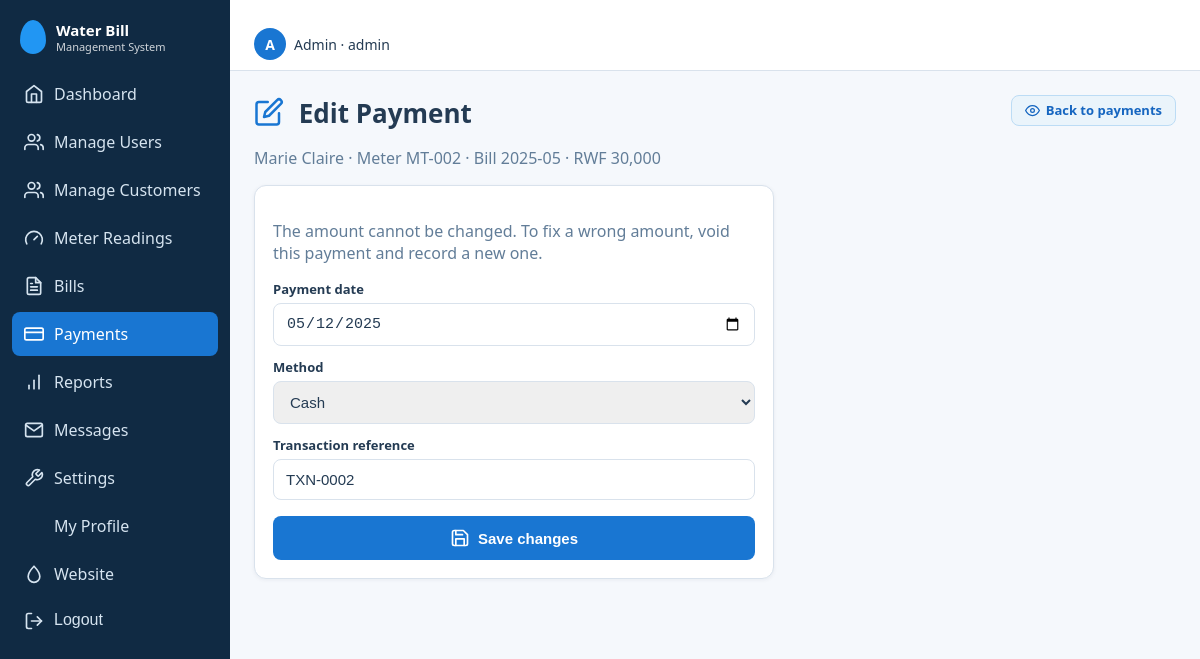
Page /index.php?r=payments/edit&id=2 (signed in) on the committed database.
### tables this page shows
CREATE TABLE payments (
  payment_id            INT UNSIGNED NOT NULL AUTO_INCREMENT,
  bill_id               INT UNSIGNED NOT NULL,
  amount_paid           DECIMAL(12,2) NOT NULL,
  payment_date          DATE NOT NULL,
  payment_method        ENUM('Cash','Mobile Money','Bank Transfer','Card') NOT NULL,
  transaction_reference VARCHAR(60) NULL,
  recorded_by           INT UNSIGNED NOT NULL,
  status                ENUM('Completed','Voided','Pending','Rejected') NOT NULL DEFAULT 'Completed',   
  created_at            TIMESTAMP NOT NULL DEFAULT CURRENT_TIMESTAMP,
  PRIMARY KEY (payment_id),
  UNIQUE KEY uq_txn_ref (transaction_reference),
  KEY idx_payments_bill (bill_id),
  KEY idx_payments_user (recorded_by)
);

CREATE TABLE customers (
  customer_id INT UNSIGNED NOT NULL AUTO_INCREMENT,
  user_id     INT UNSIGNED NULL,                     
  full_name   VARCHAR(120) NOT NULL,
  meter_no    VARCHAR(30)  NOT NULL,
  address     VARCHAR(255) NOT NULL,
  phone       VARCHAR(25)  NULL,
  is_active   TINYINT(1) NOT NULL DEFAULT 1,         
  created_at  TIMESTAMP NOT NULL DEFAULT CURRENT_TIMESTAMP,
  updated_at  TIMESTAMP NOT NULL DEFAULT CURRENT_TIMESTAMP ON UPDATE CURRENT_TIMESTAMP,
  PRIMARY KEY (customer_id),
  UNIQUE KEY uq_customers_user (user_id),
  UNIQUE KEY uq_customers_meter (meter_no),
  KEY idx_customers_name (full_name)
);

CREATE TABLE bills (
  bill_id          INT UNSIGNED NOT NULL AUTO_INCREMENT,
  customer_id      INT UNSIGNED NOT NULL,
  reading_id       INT UNSIGNED NOT NULL,
  billing_month    CHAR(7) NOT NULL,                 
  previous_reading DECIMAL(12,2) NOT NULL,           
  current_reading  DECIMAL(12,2) NOT NULL,
  units_used       DECIMAL(12,2) NOT NULL,
  unit_rate        DECIMAL(12,2) NOT NULL,           
  fixed_charge     DECIMAL(12,2) NOT NULL DEFAULT 0,
  tax_amount       DECIMAL(12,2) NOT NULL DEFAULT 0,
  total_amount     DECIMAL(12,2) NOT NULL,
  amount_paid      DECIMAL(12,2) NOT NULL DEFAULT 0,
  status           ENUM('Unpaid','Partially Paid','Paid','Cancelled') NOT NULL DEFAULT 'Unpaid',
  due_date         DATE NOT NULL,
  created_at       TIMESTAMP NOT NULL DEFAULT CURRENT_TIMESTAMP,
  PRIMARY KEY (bill_id),
  UNIQUE KEY uq_bill_customer_month (customer_id, billing_month),    
  KEY idx_bills_reading (reading_id),
  KEY idx_bills_status (status),
  KEY idx_bills_due (due_date)
);

### app/core/Controller.php (called while the page is built, shortened)
<?php
abstract class Controller {
    protected function view(string $__view, array $__data = []): void {
        $__layout = APP_ROOT . '/app/views/layout/' . ($__data['layout'] ?? (user() ? 'app' : 'auth')) . '.php';
        extract($__data, EXTR_SKIP);
        require $__layout;
    }
}

### app/controllers/PaymentController.php (called while the page is built, shortened)
<?php
class PaymentController extends Controller {
    function edit() {
        $this->need('admin'); $p = Bill::findPayment((int)($_GET['id'] ?? 0)); if (!$p) { http_response_code(404); exit('Not found'); }
        $this->view('payments/edit', ['title' => 'Edit Payment', 'p' => $p, 'errors' => []]);
    }
}

### public/index.php (called while the page is built, shortened)
<?php
require __DIR__ . '/../app/helpers/core.php';
$r = trim((string)($_GET['r'] ?? (user() ? 'dashboard/index' : 'home/index')), '/');
[$c, $a] = array_pad(explode('/', $r, 2), 2, 'index');
try {
    (new $cls)->$a();
} catch (Throwable $t) { error_log((string)$t); http_response_code(500); (new ErrorController)->failure(); }

### app/config/database.php (called while the page is built)
<?php
function db(): PDO {
    static $pdo = null;
    if ($pdo) return $pdo;
    $f = __DIR__ . '/database.local.php';
    $c = is_file($f) ? require $f : ['host'=>'127.0.0.1','name'=>'water_bill_management','user'=>'root','pass'=>''];
    try {
        $pdo = new PDO("mysql:host={$c['host']};dbname={$c['name']};charset=utf8mb4", $c['user'], $c['pass'], [
            PDO::ATTR_ERRMODE => PDO::ERRMODE_EXCEPTION,
            PDO::ATTR_DEFAULT_FETCH_MODE => PDO::FETCH_ASSOC,
            PDO::ATTR_EMULATE_PREPARES => false,
        ]);
    } catch (PDOException $e) {
        error_log($e->getMessage());
        http_response_code(500);
        exit('Database connection failed. Check app/config/database.php');
    }
    return $pdo;
}

### app/core/Model.php (called while the page is built, shortened)
<?php
abstract class Model {
    public static function q(string $sql, array $p = []): PDOStatement { $s = db()->prepare($sql); $s->execute($p); return $s; }
}

### app/models/Bill.php (called while the page is built, shortened)
<?php
class Bill extends Model {
    static function findPayment(int $pid): ?array { return self::q('SELECT p.*,b.billing_month,c.full_name,c.meter_no FROM payments p JOIN bills b USING(bill_id) JOIN customers c ON c.customer_id=b.customer_id WHERE p.payment_id=?', [$pid])->fetch() ?: null; }
}

### app/views/payments/edit.php (the view, shortened to what this page needs)
<div class="head"><div><h1><?= icon('edit') ?> Edit Payment</h1><p class="muted"><?= e($p['full_name']) ?> · Meter <?= e($p['meter_no']) ?> · Bill <?= e($p['billing_month']) ?> · <?= e(money($p['amount_paid'])) ?></p></div><?= act_link('view', 'Back to payments', url('payments/index')) ?></div>
<div class="panel narrow"><p class="muted">The amount cannot be changed. To fix a wrong amount, void this payment and record a new one.</p>
<form method="post" action="<?= url('payments/update') ?>" data-validate><?= csrf_field() ?><input type="hidden" name="id" value="<?= (int)$p['payment_id'] ?>">
<label for="pd">Payment date</label><input id="pd" type="date" name="payment_date" required max="<?= date('Y-m-d') ?>" value="<?= e($p['payment_date']) ?>">
<label for="pm">Method</label><select id="pm" name="method" required><?php foreach (['Cash', 'Mobile Money', 'Bank Transfer', 'Card'] as $m): ?><option <?= $p['payment_method'] === $m ? 'selected' : '' ?>><?= $m ?></option><?php endforeach; ?></select>
<label for="pr">Transaction reference</label><input id="pr" name="reference" maxlength="60" value="<?= e($p['transaction_reference']) ?>"><button class="btn"><?= icon('save') ?>Save changes</button></form></div>

### public/assets/css/style.css (style rules this page uses)
:root { --primary:#1976D2;--navy:#102A43;--sec:#2196F3;--light:#EAF4FB;--bg:#F5F8FC;--text:#243B53;--muted:#627D98;--ok:#2EAD68;--warn:#F59E0B;--err:#DC3545;--border:#D9E2EC }
* { box-sizing:border-box }
body { margin:0;font-family:Segoe UI,Roboto,Arial,sans-serif;background:var(--bg);color:var(--text);overflow-x:hidden }
h1 { margin:0 0 4px;font-size:26px }
.muted { color:var(--muted) }
.panel { background:#fff;border:1px solid var(--border);border-radius:12px;padding:18px;box-shadow:0 1px 4px rgba(16,42,67,.06);margin-bottom:16px }
label { display:block;font-size:13px;font-weight:600;margin:12px 0 5px }
input,select { width:100%;padding:11px 12px;border:1px solid var(--border);border-radius:8px;font-size:15px;color:var(--text) }
.btn { background:var(--primary);color:#fff;border:0;border-radius:8px;padding:12px 18px;font-size:15px;font-weight:600;cursor:pointer;width:100%;margin-top:16px }
.head { display:flex;justify-content:space-between;align-items:flex-start;gap:12px;flex-wrap:wrap }
.narrow { max-width:520px }
html { scroll-behavior:smooth }
input[type=date],input[type=month] { min-width:160px }

### rows in the picture
payments: customers.full_name "Marie Claire", customers.meter_no "MT-002", bill.billing_month "2025-05", amount_paid "RWF 30,000", payment_date "05/12/2025", method "Cash", reference "TXN-0002"

### other values in the picture
$n1 "Water Bill"
$n2 "Management System"
$l "Dashboard"
$l "Manage Users"
$l "Manage Customers"
$l "Meter Readings"
$l "Bills"
$l "Payments"
$l "Reports"
$l "Messages"
$l "Settings"
$l "My Profile"
$u['username'][0] "A"
$u['role'] "Admin"
$u['username'] "admin"
